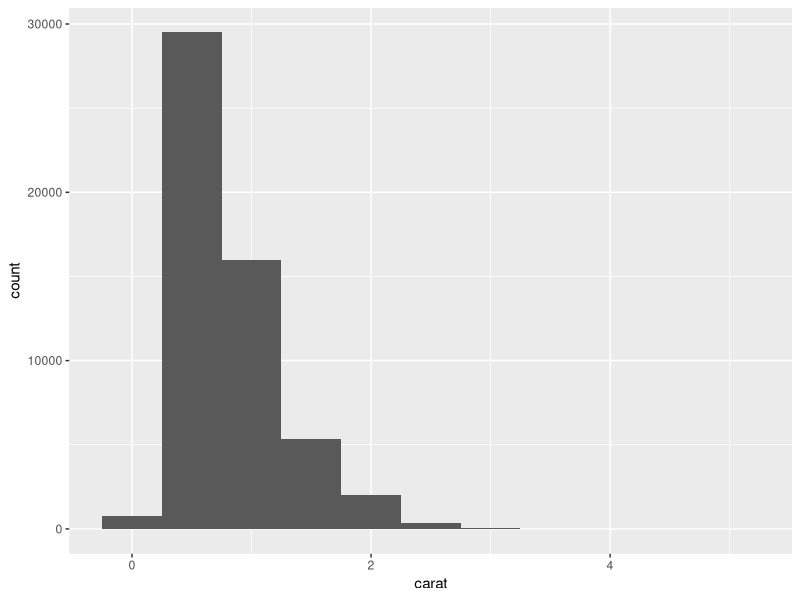
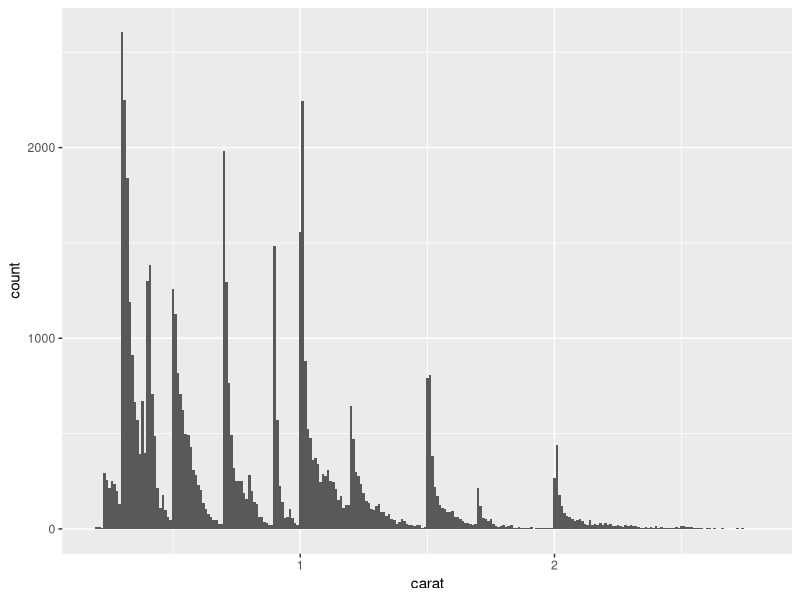
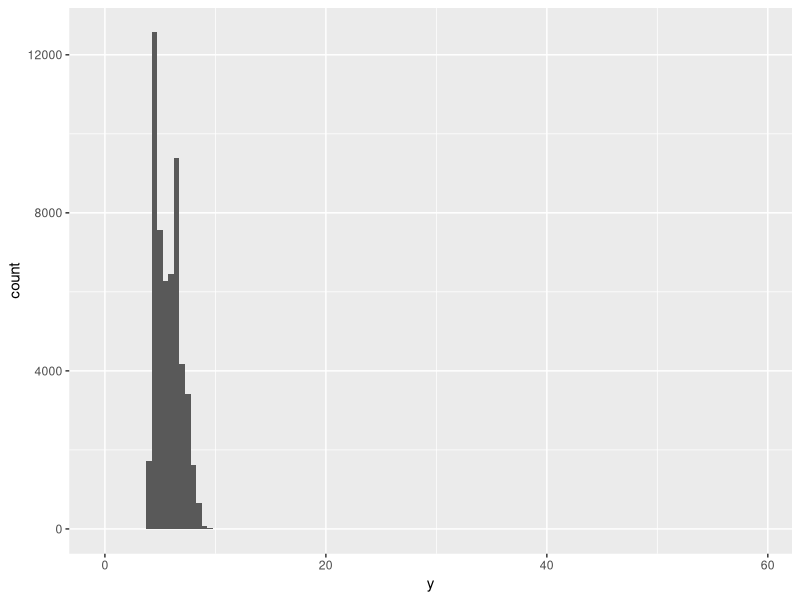
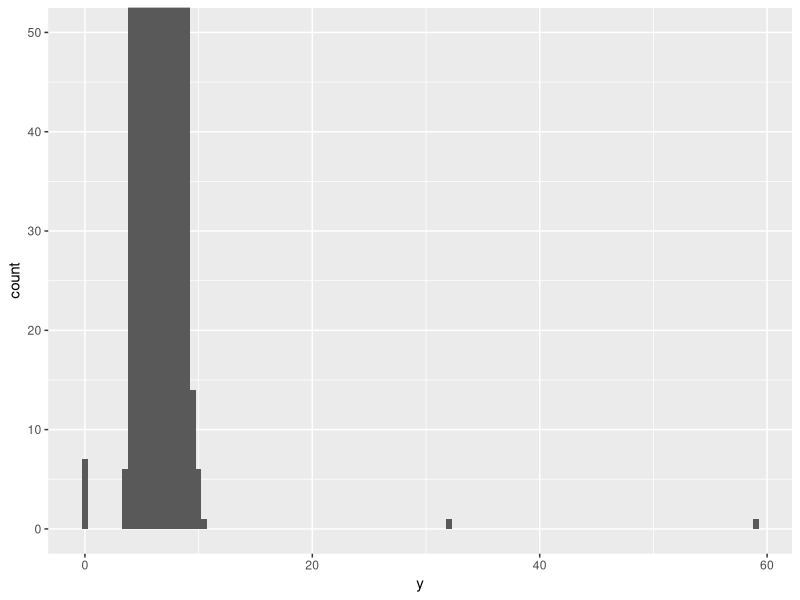

Reproduce these figures in R, in order.
library(tidyverse)

#The goal here in EDA is to develop an understanding of your data


# VARIATION ---------------------------------------------------------------

# Variation is the tendency of the values of a variable to change from measurement to measurement.
# Every variable has its own pattern of variation, which can reveal interesting information about 
# how that it varies between measurements on the same observation as well as across observations. 
# The best way to understand that pattern is to visualize the distribution of the variable’s values,

ggplot(diamonds, aes(x = carat)) +
  geom_histogram(binwidth = 0.5)


#TYPICAL VALUES

# To turn this information into useful questions, look for anything unexpected:
# Which values are the most common? Why?
# Which values are rare? Why? Does that match your expectations?
# Can you see any unusual patterns? What might explain them?

#   Let’s take a look at the distribution of carat for smaller diamonds.

smaller <- diamonds |> 
  filter(carat < 3)

ggplot(smaller, aes(x = carat)) +
  geom_histogram(binwidth = 0.01)


# UNUSUAL VALUES
# Outliers are observations that are unusual; data points that don’t seem to fit the pattern.

ggplot(diamonds, aes(x = y)) +
  geom_histogram(binwidth = 0.5)

# There are so many observations in the common bins that the rare bins are very short, 
# making it very difficult to see them

# To make it easy to see the unusual values, we need to zoom to small values of 
# the y-axis with coord_cartesian():

ggplot(diamonds, aes(x= y)) +
  geom_histogram(binwidth = 0.5) +
  coord_cartesian(ylim = c(0, 50))

# Coord_cartesian() also has an xlim() argument for when you need to zoom into the x-axis. 
# ggplot2 also has xlim() and ylim() functions that work slightly differently: they throw 
# away the data outside the limits.

#filter the unusual vaules

unusual <- diamonds |> 
  filter(y < 3 | y > 20) |> 
  select(price, x, y, z) |> 
  arrange(y)